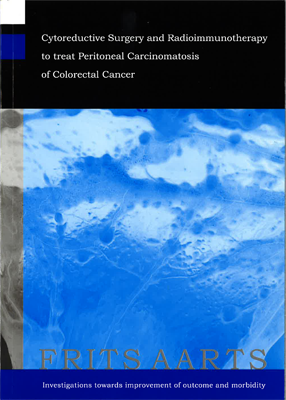
#> input picture content/images/theses/Aart09 - Copy.png, 286 x 400 px; its folder holds only this picture in this run
$ python crop_thesis_covers.py
#> lines starting #> are read from the running program, lines starting #| are printed output that depends on the picture
import pathlib
import imageio.v3 as iio

target_aspect_ratio = 0.71
imgdir = pathlib.Path("./content/images/theses")
for extension in ['.png', '.jpeg', '.jpg']:
    for imgfile in imgdir.glob(f"*{extension}"):
        # Read image and compute current aspect ratio
        image = iio.imread(imgfile)
#> image is the input picture: shape (400, 286, 4); mean R, G, B, A 52.9, 103, 162.8, 254.8
        aspect_ratio = image.shape[1] / image.shape[0]
#> aspect_ratio = 0.715
        shape = image.shape
#> shape = (400, 286, 4)

        # Crop image to match target aspect ratio
        if aspect_ratio > target_aspect_ratio:
            new_width = round(target_aspect_ratio * image.shape[0])
#> new_width = 284
            if image.shape[1] - new_width > 1:  # ignore 1 pixel differences
                offset = (image.shape[1] - new_width) // 2
#> offset = 1
                image = image[:, offset : offset + new_width]
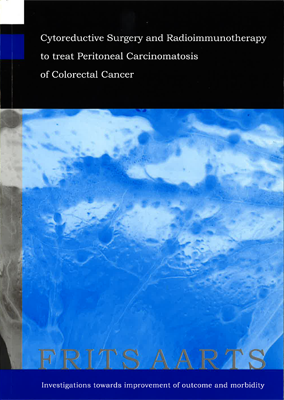
#> image: shape (400, 284, 4); mean R, G, B, A 52.5, 102.9, 163.1, 254.9; transparent parts drawn white
        else:
            new_height = round(image.shape[1] / target_aspect_ratio)
            if image.shape[0] - new_height > 1:
                offset = (image.shape[0] - new_height) // 2
                image = image[offset : offset + new_height, :]

        # If the image size has changed, overwrite image file
        if image.shape != shape:
            print(f"Resized {imgfile.relative_to(imgdir)} from {shape} to {image.shape}")
#| Resized Aart09 - Copy.png from (400, 286, 4) to (400, 284, 4)
            iio.imwrite(imgfile, image)
